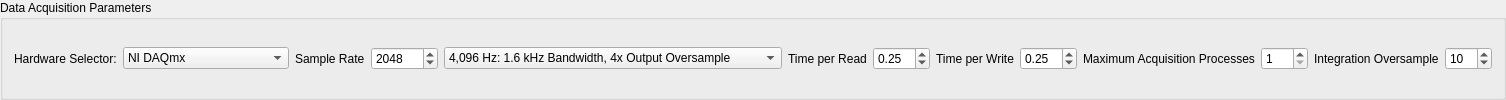
           <widget class="QGroupBox" name="sampling_parameters_panel">
            <property name="sizePolicy">
             <sizepolicy hsizetype="Minimum" vsizetype="Minimum">
              <horstretch>0</horstretch>
              <verstretch>0</verstretch>
             </sizepolicy>
            </property>
            <property name="title">
             <string>Data Acquisition Parameters</string>
            </property>
            <layout class="QHBoxLayout" name="horizontalLayout">
             <item>
              <widget class="QLabel" name="hardware_selector_label">
               <property name="text">
                <string>Hardware Selector:</string>
               </property>
              </widget>
             </item>
             <item>
              <widget class="QComboBox" name="hardware_selector">
               <property name="sizePolicy">
                <sizepolicy hsizetype="Preferred" vsizetype="Fixed">
                 <horstretch>0</horstretch>
                 <verstretch>0</verstretch>
                </sizepolicy>
               </property>
               <item>
                <property name="text">
                 <string>NI DAQmx</string>
                </property>
               </item>
               <item>
                <property name="text">
                 <string>LAN-XI</string>
                </property>
               </item>
               <item>
                <property name="text">
                 <string>Exodus Modal Solution...</string>
                </property>
               </item>
               <item>
                <property name="text">
                 <string>State Space Integration...</string>
                </property>
               </item>
              </widget>
             </item>
             <item>
              <widget class="QLabel" name="sample_rate_label">
               <property name="text">
                <string>Sample Rate</string>
               </property>
              </widget>
             </item>
             <item>
              <widget class="QSpinBox" name="sample_rate_selector">
               <property name="maximum">
                <number>100000</number>
               </property>
               <property name="value">
                <number>2048</number>
               </property>
              </widget>
             </item>
             <item>
              <widget class="QComboBox" name="lanxi_sample_rate_selector">
               <property name="sizePolicy">
                <sizepolicy hsizetype="MinimumExpanding" vsizetype="Fixed">
                 <horstretch>1</horstretch>
                 <verstretch>0</verstretch>
                </sizepolicy>
               </property>
               <property name="sizeAdjustPolicy">
                <enum>QComboBox::AdjustToContents</enum>
               </property>
               <item>
                <property name="text">
                 <string>4,096 Hz: 1.6 kHz Bandwidth, 4x Output Oversample</string>
                </property>
               </item>
               <item>
                <property name="text">
                 <string>8,192 Hz: 3.2 kHz Bandwidth, 2x Output Oversample</string>
                </property>
               </item>
               <item>
                <property name="text">
                 <string>16,384 Hz: 6.4 kHz Bandwidth, No Output Oversample</string>
                </property>
               </item>
               <item>
                <property name="text">
                 <string>32,768 Hz: 12.8 kHz Bandwidth, No Output Oversample</string>
                </property>
               </item>
               <item>
                <property name="text">
                 <string>65,536 Hz: 25.6 kHz Bandwidth, No Output Oversample</string>
                </property>
               </item>
               <item>
                <property name="text">
                 <string>131,072 Hz: 51.2 kHz Bandwidth, No Output Oversample</string>
                </property>
               </item>
              </widget>
             </item>
             <item>
              <widget class="QLabel" name="time_per_read_label">
               <property name="text">
                <string>Time per Read</string>
               </property>
              </widget>
             </item>
             <item>
              <widget class="QDoubleSpinBox" name="time_per_read_selector">
               <property name="minimum">
                <double>0.010000000000000</double>
               </property>
               <property name="maximum">
                <double>10.000000000000000</double>
               </property>
               <property name="singleStep">
                <double>0.100000000000000</double>
               </property>
               <property name="value">
                <double>0.250000000000000</double>
               </property>
              </widget>
             </item>
             <item>
              <widget class="QLabel" name="time_per_write_label">
               <property name="text">
                <string>Time per Write</string>
               </property>
              </widget>
             </item>
             <item>
              <widget class="QDoubleSpinBox" name="time_per_write_selector">
               <property name="minimum">
                <double>0.010000000000000</double>
               </property>
               <property name="maximum">
                <double>10.000000000000000</double>
               </property>
               <property name="singleStep">
                <double>0.100000000000000</double>
               </property>
               <property name="value">
                <double>0.250000000000000</double>
               </property>
              </widget>
             </item>
             <item>
              <widget class="QLabel" name="lanxi_maximum_acquisition_processes_label">
               <property name="text">
                <string>Maximum Acquisition Processes</string>
               </property>
              </widget>
             </item>
             <item>
              <widget class="QSpinBox" name="lanxi_maximum_acquisition_processes_selector">
               <property name="minimum">
                <number>1</number>
               </property>
               <property name="maximum">
                <number>100</number>
               </property>
              </widget>
             </item>
             <item>
              <widget class="QLabel" name="integration_oversample_label">
               <property name="text">
                <string>Integration Oversample</string>
               </property>
              </widget>
             </item>
             <item>
              <widget class="QSpinBox" name="integration_oversample_selector">
               <property name="minimum">
                <number>1</number>
               </property>
               <property name="maximum">
                <number>100</number>
               </property>
               <property name="value">
                <number>10</number>
               </property>
              </widget>
             </item>
            </layout>
           </widget>
